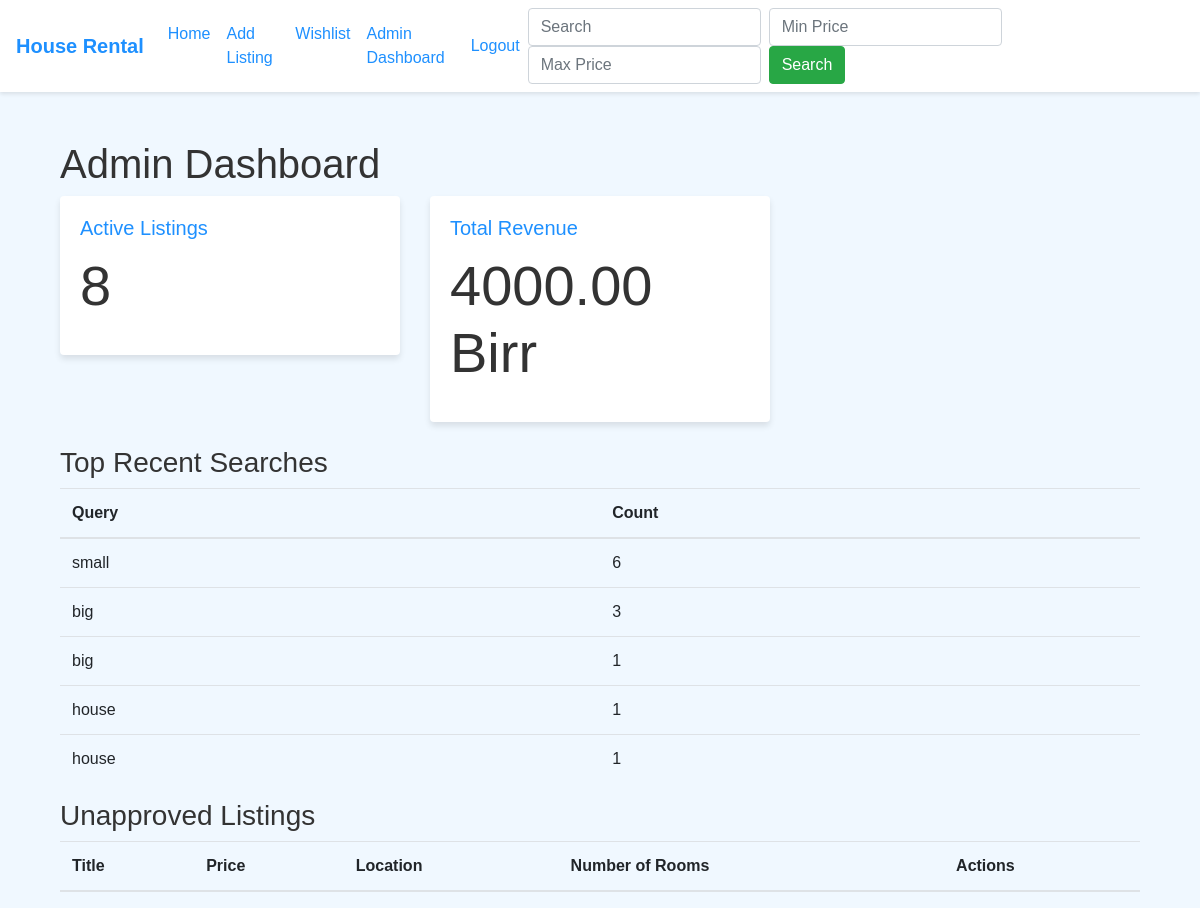
The app's page /admin_dashboard (signed in) with its own data.
### app.py (models this page shows)
class SearchTrend(db.Model):
    id = db.Column(db.Integer, primary_key=True)
    query = db.Column(db.String(100), nullable=False)
    count = db.Column(db.Integer, nullable=False)

### app.py (the view)
@app.route("/admin_dashboard", methods=['GET'])
@login_required
def admin_dashboard():
    if not current_user.is_authenticated:
        flash('Please log in to access the admin dashboard.', 'error')
        return redirect(url_for('login'))
    if current_user.role != 'admin':
        flash('You are not authorized to access the admin dashboard.', 'error')
        return redirect(url_for('home'))
    active_listings = HouseListing.query.filter(HouseListing.payDate != None).count()
    revenue = active_listings * 500  # Assuming each listing costs 500 birr
    unapproved_listings = HouseListing.query.filter(HouseListing.payDate.is_(None)).all()
    search_trends =  db.session.query(SearchTrend).order_by(SearchTrend.count.desc()).limit(5).all()
    return render_template('admin_dashboard.html',
                           active_listings=active_listings,
                           revenue=revenue,
                           search_trends=search_trends,
                           unapproved_listings=unapproved_listings
                           )

### app.py (called while the page is built)
@login_manager.user_loader
def load_user(user_id):
    return User.query.get(int(user_id))

### templates/admin_dashboard.html (shortened to what this page needs)
{% extends "base.html" %}
{% block content %}
<!DOCTYPE html>
<html lang="en">
<head>
</head>
<body>
    <div class="container mt-4">
        <h1>Admin Dashboard</h1>
        <div class="row mb-4">
            <div class="col-md-4">
                <div class="card">
                    <div class="card-body">
                        <h5 class="card-title">Active Listings</h5>
                        <p class="display-4">{{ active_listings }}</p>
                    </div>
                </div>
            </div>
            <div class="col-md-4">
                <div class="card">
                    <div class="card-body">
                        <h5 class="card-title">Total Revenue</h5>
                        <p class="display-4">{{ "%.2f"|format(revenue) }} Birr</p>
                    </div>
                </div>
            </div>
        </div>
        <h3>Top Recent Searches</h3>
        <table class="table">
            <thead>
                <tr>
                    <th>Query</th>
                    <th>Count</th>
                </tr>
            </thead>
            <tbody>
                {% for search in search_trends %}
                <tr>
                    <td>{{ search.query }}</td>
                    <td>{{ search.count }}</td>
                </tr>
                {% endfor %}
            </tbody>
        </table>
        <h3>Unapproved Listings</h3>
        <table class="table">
            <thead>
                <tr>
                    <th>Title</th>
                    <th>Price</th>
                    <th>Location</th>
                    <th>Number of Rooms</th>
                    <th>Actions</th>
                </tr>
            </thead>
        </table>
    </div>
</body>
</html>
{% endblock %}

### templates/base.html (shortened to what this page needs)
<!DOCTYPE html>
<html lang="en">
<head>
    <link rel="stylesheet" href="https://stackpath.bootstrapcdn.com/bootstrap/4.5.2/css/bootstrap.min.css">
    <link rel="stylesheet" href="{{ url_for('static', filename='style.css') }}">
    <link rel="stylesheet" href="https://cdnjs.cloudflare.com/ajax/libs/font-awesome/6.0.0/css/all.min.css" />
</head>
<body>
    <nav class="navbar navbar-expand-lg navbar-dark bg-primary">
        <a class="navbar-brand" href="{{ url_for('home') }}">House Rental</a>
        <div class="collapse navbar-collapse" id="navbarNav">
            <ul class="navbar-nav mr-auto">
                <li class="nav-item">
                    <a class="nav-link" href="{{ url_for('home') }}">Home</a>
                </li>
                {% if current_user.is_authenticated %}
                <li class="nav-item">
                    <a class="nav-link" href="{{ url_for('add_listing') }}">Add Listing</a>
                </li>
                <li class="nav-item">
                    <a class="nav-link" href="{{ url_for('wishlist') }}">Wishlist</a>
                </li>
                {% if current_user.is_authenticated and current_user.role == 'admin' %}
                  <li class="nav-item">
                    <a class="nav-link" href="{{ url_for('admin_dashboard') }}">Admin Dashboard</a>
                  </li>
                {% endif %}
                {% endif %}
            </ul>
            <ul class="navbar-nav">
              {% if current_user.is_authenticated %}
                <li class="nav-item">
                    <a class="nav-link" href="{{ url_for('logout') }}" onclick="return confirmLogout()">Logout</a>
                </li>
              {% endif %}
            </ul>
            <form class="form-inline my-2 my-lg-0" action="{{ url_for('search') }}" method="get">
                <input class="form-control mr-sm-2" type="search" placeholder="Search" aria-label="Search" name="query">
                <input class="form-control mr-sm-2" type="number" placeholder="Min Price" name="min_price">
                <input class="form-control mr-sm-2" type="number" placeholder="Max Price" name="max_price">
                <button class="btn btn-success my-2 my-sm-0" type="submit">Search</button>
            </form>
        </div>
    </nav>
    <div class="container mt-4">
        <div class="row">
            <div class="col-md-12">
                {% block content %}{% endblock %}
            </div>
        </div>
    </div>
</body>
</html>

### static/style.css (style rules this page uses)
body { font-family: Arial, sans-serif; background-color: #f0f8ff; color: #333; }
.navbar { margin-bottom: 20px; background-color: #ffffff !important; box-shadow: 0 2px 4px rgba(0, 0, 0, 0.1); }
.navbar-brand { color: #1e90ff !important; font-weight: bold; }
.nav-link { color: #1e90ff !important; }
.card { border: none; box-shadow: 0 4px 6px rgba(0, 0, 0, 0.1); transition: transform 0.2s; }
.card-title { color: #1e90ff; }

### records on screen
SearchTrend: query "small", count "6"
SearchTrend: query "big", count "3"
SearchTrend: query "big", count "1"
SearchTrend: query "house", count "1"
SearchTrend: query "house", count "1"

### other values on screen
{{ active_listings }} "8"
{{ "%.2f"|format(revenue) }} "4000.00"
